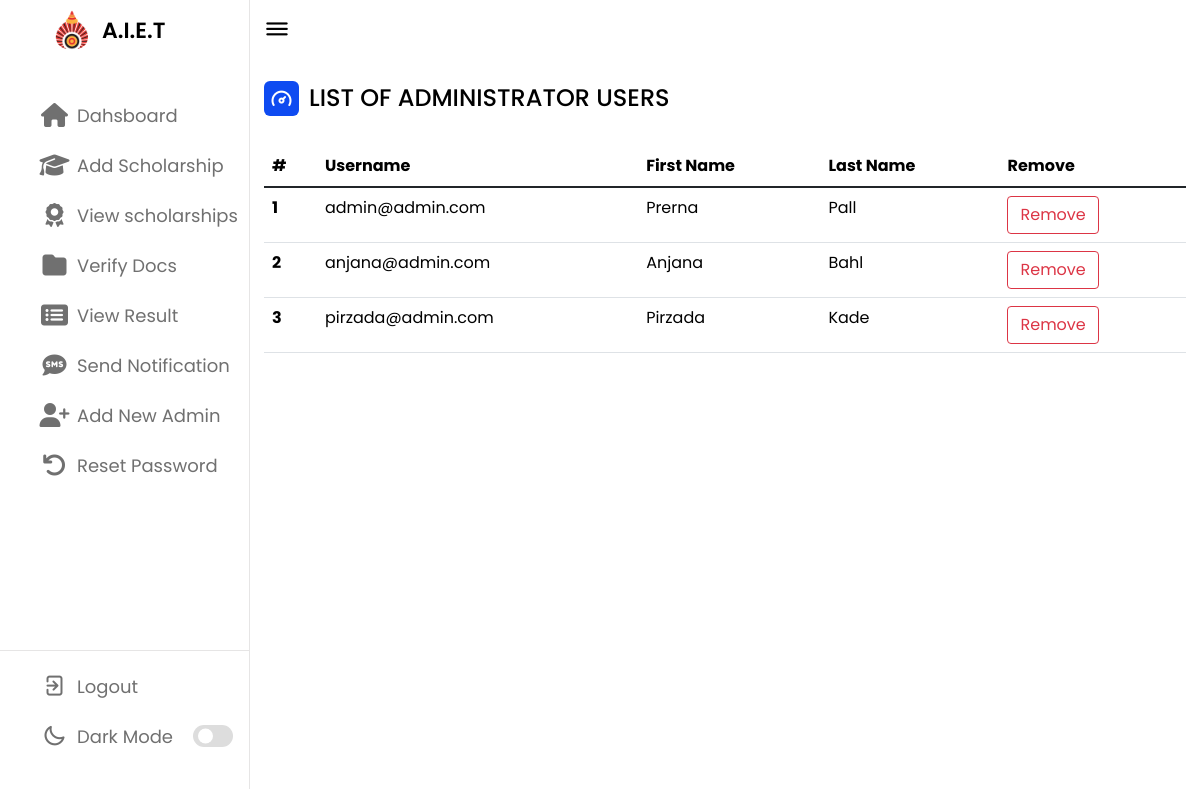
The app's page /Admin_Dashboard_Panel/list-admins.php (signed in), older data.
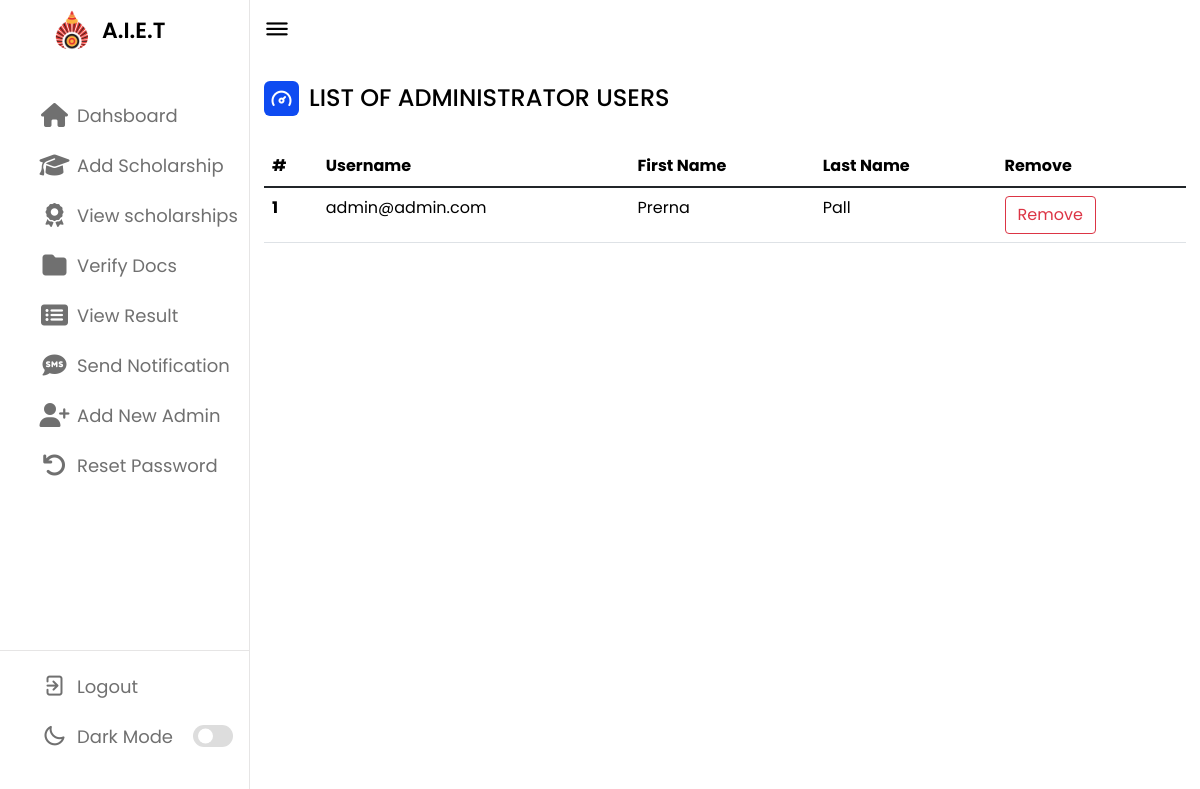
The same page, newer data.
### tables this page shows
CREATE TABLE `users` (
  `id` int(11) NOT NULL,
  `username` varchar(100) NOT NULL,
  `passwd` varchar(100) NOT NULL,
  `first_name` varchar(100) NOT NULL,
  `last_name` varchar(100) NOT NULL,
  `gender` text NOT NULL,
  `caste` varchar(20) NOT NULL,
  `email` varchar(100) NOT NULL,
  `dept` text NOT NULL,
  `year` tinyint(4) NOT NULL,
  `semester` int(11) NOT NULL,
  `section` char(1) NOT NULL,
  `phone` char(10) NOT NULL,
  `dp` varchar(255) NOT NULL,
  `created_at` timestamp NOT NULL DEFAULT current_timestamp() ON UPDATE current_timestamp()
);

### Admin_Dashboard_Panel/list-admins.php (the view, shortened to what this page needs)
<?php
include("admin-layout.php");
require_once("../db/config.php");
$sql = "SELECT * FROM users WHERE username NOT REGEXP '^4[Aa][Ll][0-9]{2}[A-Za-z]{2}[0-9]{3}' AND username !='admin' ";
?>
    <div class="dash-content">
            <div class="overview">
                <div class="title">
                    <i class="uil uil-tachometer-fast-alt"></i>
                    <span class="text">LIST OF ADMINISTRATOR USERS</span>
                </div>
            </div>
            <div class="activity">
<table class="table">
  <thead class="thead-light">
    <tr>
      <th scope="col"><label>#</label></th>
      <th scope="col"><label> Username</label></th>
      <th scope="col"><label>First Name</label></th>
      <th scope="col"><label>Last Name</label></th>
      <th scope="col"><label>Remove</label></th>
    </tr>
  </thead>
  <tbody>
      <?php
        if($result = $link->query($sql)){
            $id = 1;
            if($result->num_rows > 0){
                while($row = $result->fetch_array()){ ?>
        <tr>
            <th scope="row"><label><?php echo $id ?></label></th>
            <td><label><?php echo $row['username']?></label></td>
            <td><label><?php echo $row['first_name']?></label></td>
            <td><label><?php echo $row['last_name']?></label></td>
            <td>
                <?php echo "<a class='btn btn-outline-danger' onclick=\"return confirm('Do you really want to delete this user?')\" href=\"user-delete.php?id=" . $row['id'] . " \">Remove</a>"; ?>
            </td>
        </tr>
        <?php $id++;
        }
        } else{
        echo "No records matching your query were found.";
        }
    } else{
    echo "ERROR: Could not able to execute $sql. " . $mysqli->error;
    }
?>
  </tbody>
</table>
</div>
</div>

Row changes from the older to the newer data that the page shows:
no longer on this page (row edited): users: username "anjana@admin.com", first_name "Anjana", last_name "Bahl"
no longer on this page (row edited): users: username "pirzada@admin.com", first_name "Pirzada", last_name "Kade"
